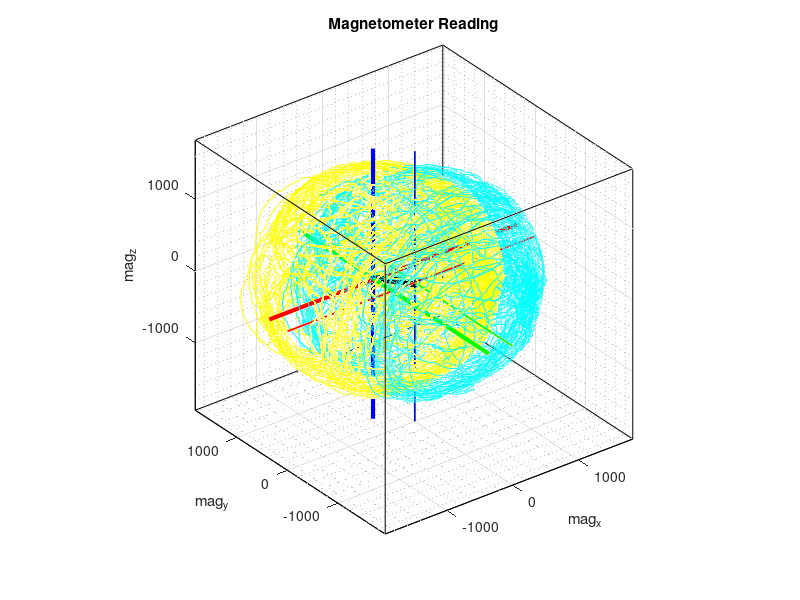
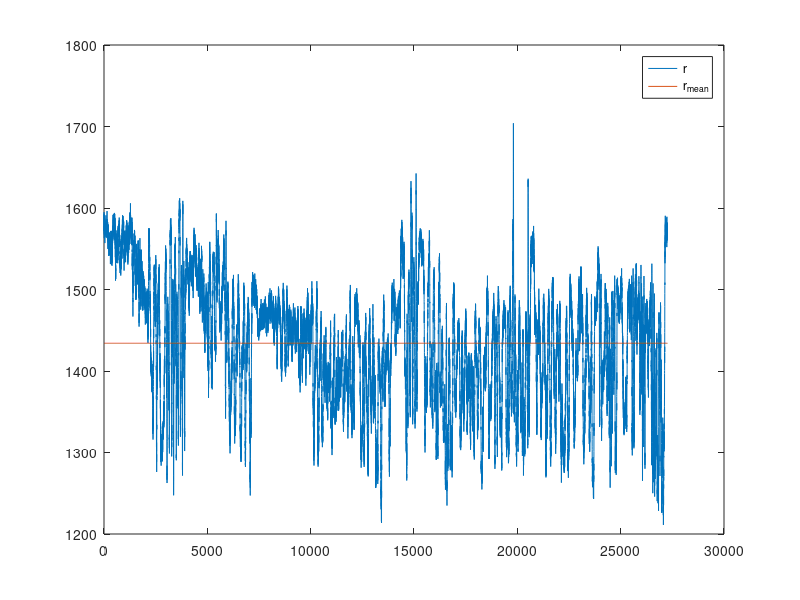

Source code (MATLAB) for these figures, in order:
% format compact; clear; clf; clc

load ('magnetometer_data.mat')

mag_x = [];
mag_y = [];
mag_z = [];

for i=1:10:length(mag_data)
    mag_x = [mag_x ; mag_data(i,1)];
    mag_y = [mag_y ; mag_data(i,2)];
    mag_z = [mag_z ; mag_data(i,3)];
end

% plotting data
figure(1)
plot3(mag_x,mag_y,mag_z,'y-')
title('Magnetometer Reading')
xlabel('mag_x')
ylabel('mag_y')
zlabel('mag_z')

hold on
grid on
grid minor
axis equal

x_min = min(x); x_max = max(x);
y_min = min(y); y_max = max(y);
z_min = min(z); z_max = max(z);

xyz_min = min(x_min,min(y_min,z_min));
xyz_max = max(x_max,max(y_max,z_max));

ellipse_center_x = (min(mag_x) + max(mag_x))/2
ellipse_center_y = (min(mag_y) + max(mag_y))/2
ellipse_center_z = (min(mag_z) + max(mag_z))/2

XXXX = [mag_x(1:4), mag_y(1:4), mag_z(1:4), ones(4,1)];
YYYY = (mag_x(1:4)).^2 + (mag_y(1:4)).^2 + (mag_z(1:4)).^2;
beta = inv(XXXX'*XXXX)*(XXXX'*YYYY)
bb = pinv(XXXX)*YYYY

% plotting axis through center of elliple
plot3([xyz_min,xyz_max],[0+ellipse_center_y,0+ellipse_center_y],[0,0],'r-','lineWidth',3)
plot3([0+ellipse_center_x,0+ellipse_center_x],[xyz_min,xyz_max],[0+ellipse_center_z,0+ellipse_center_z],'g-','lineWidth',3)
plot3([0+ellipse_center_x,0+ellipse_center_x],[0+ellipse_center_y,0+ellipse_center_y],[xyz_min,xyz_max],'b-','lineWidth',3)

% plotting box
plot3([xyz_min,xyz_max,xyz_max,xyz_min,xyz_min],[xyz_min,xyz_min,xyz_max,xyz_max,xyz_min],[xyz_min,xyz_min,xyz_min,xyz_min,xyz_min],'k-')
plot3([xyz_min,xyz_max,xyz_max,xyz_min,xyz_min],[xyz_min,xyz_min,xyz_max,xyz_max,xyz_min],[xyz_max,xyz_max,xyz_max,xyz_max,xyz_max],'k-')
plot3([xyz_min,xyz_min],[xyz_min,xyz_min],[xyz_min,xyz_max],'k-')
plot3([xyz_min,xyz_min],[xyz_max,xyz_max],[xyz_min,xyz_max],'k-')
plot3([xyz_max,xyz_max],[xyz_max,xyz_max],[xyz_min,xyz_max],'k-')
plot3([xyz_max,xyz_max],[xyz_min,xyz_min],[xyz_min,xyz_max],'k-')

% plotting absolute coordinate
plot3([xyz_min,xyz_max],[0,0],[0,0],'r-','lineWidth',1.25)
plot3([0,0],[xyz_min,xyz_max],[0,0],'g-','lineWidth',1.25)
plot3([0,0],[0,0],[xyz_min,xyz_max],'b-','lineWidth',1.25)

% plotting displacement vector
plot3([0,ellipse_center_x],[0,ellipse_center_y],[0,ellipse_center_z],'k-','lineWidth',5)
plot3(0,0,0,'ks')
plot3(ellipse_center_x,ellipse_center_y,ellipse_center_z,'ko')

% displacing origin
mag_x_n = mag_x - ellipse_center_x;
mag_y_n = mag_y - ellipse_center_y;
mag_z_n = mag_z - ellipse_center_z;

% plotting displaced ellipse
plot3(mag_x_n,mag_y_n,mag_z_n,'c-')

% calculating radius of obtained ellipse
r = sqrt(mag_x_n.^2 + mag_y_n.^2 + mag_z_n.^2);
r_mean = mean(r);
r_var = var(r);

figure(2)
plot(r)
hold on
plot(r_mean*ones(1,length(r)))
legend('r','r_{mean}')